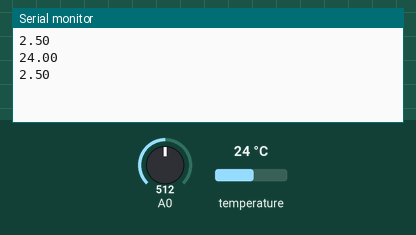
The sketch below on a simulated Arduino Uno, built with avr-gcc and run on an emulated ATmega328P. On the bench: the last lines printed to the serial monitor. The inputs (shaded band) are chosen by the test bench; at power-on: temperature 24 °C, A0 = 512.

Above: at 1.5 s.
1.6 s: temperature set to 12 °C
At 2.9 s:
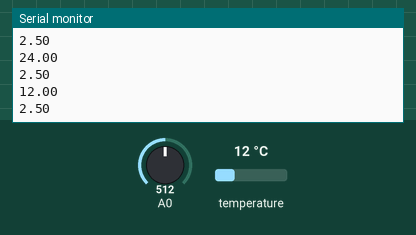
3.1 s: A0 set to 716
At 4.4 s:
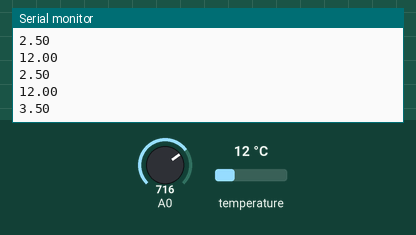
4.6 s: temperature set to 19 °C
At 5.2 s:
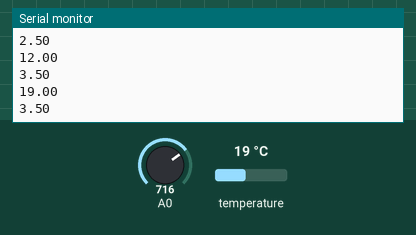
6.1 s: A0 set to 900
At 6.8 s:
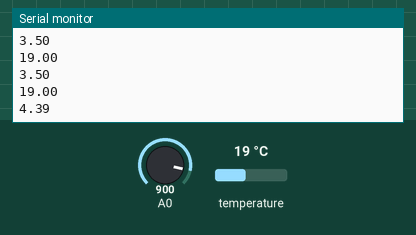
Timing chart, 0 to 8.6 s (numbered marks = the images above; inputs shaded):
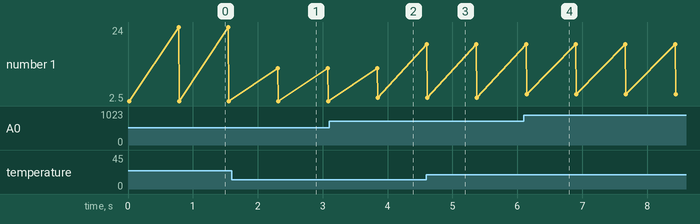

The sketch:

Pi_Data.ino
```cpp
#include <OneWire.h>
#include <DallasTemperature.h>

#define ONE_WIRE_BUS 2

OneWire ourWire(ONE_WIRE_BUS);
DallasTemperature sensors(&ourWire);

void setup() {
  Serial.begin(9600); //Baud rate: 9600
  sensors.begin();
}

void loop() {
  int sensorValue = analogRead(A0);// read the input on analog pin 0:
  float voltage = sensorValue * (5.0 / 1024.0); // Convert the analog reading (which goes from 0 - 1023) to a voltage (0 - 5V):
  //Serial.print("tubility : ");
  Serial.println(voltage); // print out the value you read:

  sensors.requestTemperatures();
  //Serial.print("Celcius : ");
  Serial.println(sensors.getTempCByIndex(0));
  //Serial.println(" C");
  //delay(1000); //1초마다 데이터 전송
}
```

Measured:
- after the input at 1.6 s, the serial monitor: prints a new line after 0.71 s (image 1)
- after the input at 3.1 s, the serial monitor: prints a new line after 0.75 s (image 2)
- after the input at 4.6 s, the serial monitor: prints a new line at once (image 3)
- after the input at 6.1 s, the serial monitor: prints a new line at once (image 4)
- plotted number 1: 2.5 → 3.5 after the input at 3.1 s, 3.5 → 4.39 after the input at 6.1 s
